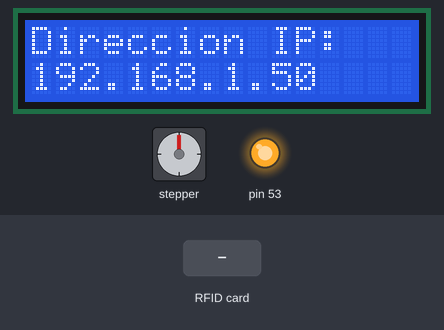
The sketch below on a simulated Arduino Mega 2560, built with avr-gcc and run on an emulated ATmega2560. On the bench: stepper motor, 16×2 character LCD, output pins drawn as LEDs (lit = HIGH). Wiring (inferred from the names in the program): stepper motor (2048 steps per turn assumed): coils pin 38, pin 37, pin 36, pin 35. The inputs (shaded band) are chosen by the test bench. WiFi joins after 1.5 s; servers stay silent unless stated; uploads are accepted with an empty reply; what the sketch prints to the serial monitor is not drawn.

Above: at 4.0 s.
4.1 s: RFID card 5E 7A 19 C4 held to the reader
At 6.2 s:
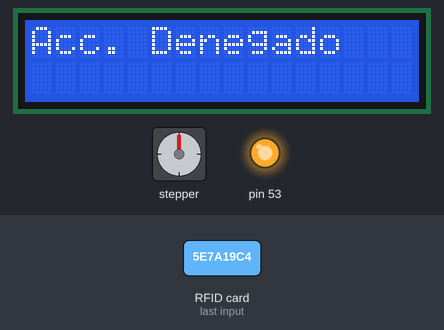
At 7.33 s:
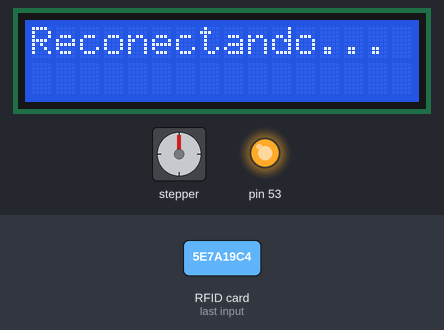
Timing chart, 0 to 8.8 s (numbered marks = the images above; inputs shaded):
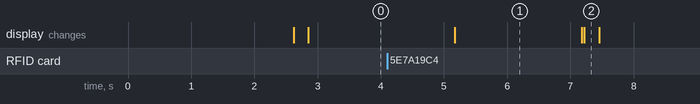

The sketch:

ProgramaPrincipal.ino
```cpp
#include <LiquidCrystal.h>
#include <MFRC522.h>
#include <SPI.h>
#include <Ethernet.h>

#define SS_PIN	48      // Pin 48 para el SS (SDA) del RC522
#define RST_PIN	49      // Pin 49 para el reset del RC522

// Configuración de red
byte mac[] = { 0xDE, 0xAD, 0xBE, 0xEF, 0xFE, 0xED };
IPAddress server(138,197,206,194);  // IP del servidor en Digital Ocean (no DNS) 138.197.206.194
IPAddress ip(192, 168, 0, 25);

// Configuración electrónica
MFRC522 mfrc522(SS_PIN, RST_PIN); //Creamos el objeto para el RC522
const int rs = 26, en = 27, d4 = 22, d5 = 23, d6 = 24, d7 = 25;
LiquidCrystal lcd(rs, en, d4, d5, d6, d7);

// Variables del programa
EthernetClient client;
byte ActualUID[4]; //almacenará el código del Tag leído
char nombre[16];

// Configuración Cerradura Inteligente
char idPuerta[] = "Prueba2";              // Este valor indica la puerta en la que está colocado el dispositivo

// Configuración motor
const int motorPin1 = 38; // 28BYJ48 In1
const int motorPin2 = 37; // 28BYJ48 In2
const int motorPin3 = 36; // 28BYJ48 In3
const int motorPin4 = 35; // 28BYJ48 In4

int motorSpeed = 1200;  //variable para fijar la velocidad
int stepCounter = 0;    // contador para los pasos
int stepsPerRev = 1000; // pasos para una vuelta completa

// Secuencia media fase
const int numSteps = 8;
const int stepsLookup[8] = {B1000, B1100, B0100, B0110, B0010, B0011, B0001, B1001};


void setup()
{
    inicializacion();
    conexionAInternet();
}


void loop()
{
    if (mfrc522.PICC_IsNewCardPresent()) // Revisamos si hay nuevas tarjetas  presentes
    {
        if (mfrc522.PICC_ReadCardSerial()) // Seleccionamos una tarjeta
        {
            client.print("GET /api/usuario/checkaccess/puertapublicidentification/");
            client.print(idPuerta);
            client.print("/llavepublicidentification/");
            for (byte i = 0; i < mfrc522.uid.size; i++)
            {
                if(mfrc522.uid.uidByte[i] < 0x10)
                {
                    Serial.print("0");
                    client.print("0");
                }
                Serial.print(mfrc522.uid.uidByte[i], HEX);
                client.print(mfrc522.uid.uidByte[i], HEX);
            }
            Serial.println();
            client.println();
            delay(1000);
            validarAcceso();
            Serial.println();
            client.stop();
            mfrc522.PICC_HaltA(); // Terminamos la lectura de la tarjeta  actual
            verificarEstadoConexion();
        }
    }
}

void inicializacion()
{
    Serial.begin(9600); // Iniciamos la comunicación  serial
	SPI.begin();        // Iniciamos el Bus SPI
    mfrc522.PCD_Init(); // Iniciamos  el MFRC522
    lcd.begin(16, 2);   // Inicializar el LCD
    pinMode(motorPin1, OUTPUT);
    pinMode(motorPin2, OUTPUT);
    pinMode(motorPin3, OUTPUT);
    pinMode(motorPin4, OUTPUT);
    imprimirMensajeLCDMonitorDosLineas("Bienvenido", "Bienvenido", 2, 0, 3, 1, 0);
}

void conexionAInternet()
{
    if (Ethernet.begin(mac) == 0) // inicia la librería Ethernet y la configuración de red
    {
        imprimirMensajeLCDMonitorDosLineas("Fallo Ethernet", "con DHCP", 0, 0, 0, 1, 0);
        Ethernet.begin(mac, ip);
    }
    delay(1000); // Esperar a que Ethernet se inicie
    imprimirMensajeLCDMonitorUnaLinea("Conectando...", 0, 0, 0);
    conexionAlServidor();
}

void conexionAlServidor()
{
    client.connect(server, 8080);
    verificarEstadoConexion();
}

void verificarEstadoConexion()
{
    while(!client.connected())
    {
        imprimirMensajeLCDMonitorUnaLinea("Conexion fallida", 0, 0, 20);
        imprimirMensajeLCDMonitorUnaLinea("Reconectando...", 0, 0, 20);
        client.connect(server, 8080);
    }
    if(client.connected())
    {
        imprimirMensajeLCDMonitorUnaLinea("Conexion exitosa", 0, 0, 20);
        imprimirMensajeLCDMonitorDosLineas("Direccion IP:", Ethernet.localIP(), 0, 0, 0, 1, 20);
    }
}

void validarAcceso()
{
    int cantCaracteresLeidos,cantCaracteresUsuario;
    cantCaracteresLeidos = cantCaracteresUsuario = 0;
    char ant = 'X';
    bool noTieneAcceso = 1;
    while (client.available())
    {
        char act = client.read();
        if (ant == 'O')
        {
            if (act == 'K')
            {
                noTieneAcceso = 0;
            }
        }
        if(noTieneAcceso == 0 && cantCaracteresLeidos>2)
        {
            if(act != '#')
            {
                nombre[cantCaracteresUsuario]=act;
                cantCaracteresUsuario++;
            }
        }
        ant = act;
        cantCaracteresLeidos++;
        Serial.print(act);
    }
    if (noTieneAcceso)
    {
        imprimirMensajeLCDMonitorUnaLinea("Acc. Denegado", 0, 0, 2000);
    }
    else
    {
        imprimirMensajeBienvenida(cantCaracteresUsuario);
        abrirYCerrarCerradura();
    }
}

void mensajeUsuarioDisplay (const char *usuario, bool acceso)
{
    if (acceso)
    {
        imprimirMensajeLCDMonitorDosLineas("Bienvenido:", usuario, 0, 0, 0, 1, 500);
    }
    else
    {
        imprimirMensajeLCDMonitorDosLineas("Acc. Denegado", "Acc. Denegado", 1, 0, 1, 1, 500);
    }
}

void imprimirMensajeLCDMonitorUnaLinea (const char *mensaje, uint8_t posHorizontal, uint8_t posVertical, unsigned long tEspera)
{
    lcd.clear();
    lcd.setCursor(posHorizontal, posVertical);
    lcd.print(mensaje);
    Serial.println(mensaje);
    delay(tEspera);
}

void imprimirMensajeLCDMonitorDosLineas (const char *mensaje1, const char * mensaje2, uint8_t posHorizontal1, uint8_t posVertical1, uint8_t posHorizontal2, uint8_t posVertical2, unsigned long tEspera)
{
    lcd.clear();
    lcd.setCursor(posHorizontal1, posVertical1);
    lcd.print(mensaje1);
    Serial.println(mensaje1);
    lcd.setCursor(posHorizontal2, posVertical2);
    lcd.print(mensaje2);
    Serial.println(mensaje2);
    delay(tEspera);
}

void imprimirMensajeBienvenida(int tope)
{
    int i=0;
    lcd.clear();
    lcd.setCursor(0,0);
    lcd.print("Bienvenido:");
    Serial.println("Bienvenido:");
    lcd.setCursor(0,1);
    while(i<tope)
    {
        lcd.print(nombre[i]);
        Serial.print(nombre[i]);
        i++;
    }
    Serial.println();
    delay(1000);
}

void imprimirMensajeLCDMonitorDosLineas (const char *mensaje1, IPAddress mensaje2, uint8_t posHorizontal1, uint8_t posVertical1, uint8_t posHorizontal2, uint8_t posVertical2, unsigned long tEspera)
{
    lcd.clear();
    lcd.setCursor(posHorizontal1, posVertical1);
    lcd.print(mensaje1);
    Serial.println(mensaje1);
    lcd.setCursor(posHorizontal2, posVertical2);
    lcd.print(mensaje2);
    Serial.println(mensaje2);
    delay(tEspera);
}

void abrirYCerrarCerradura()
{
    for (int i = 0; i < stepsPerRev * 2; i++)
    {
        clockwise();
        delayMicroseconds(motorSpeed);
    }
    for (int i = 0; i < stepsPerRev * 2; i++)
    {
        anticlockwise();
        delayMicroseconds(motorSpeed);
    }
    delay(1000);
}

void clockwise()
{
    stepCounter++;
    if (stepCounter >= numSteps)
        stepCounter = 0;
    setOutput(stepCounter);
}

void anticlockwise()
{
    stepCounter--;
    if (stepCounter < 0)
        stepCounter = numSteps - 1;
    setOutput(stepCounter);
}

void setOutput(int step)
{
    digitalWrite(motorPin1, bitRead(stepsLookup[step], 0));
    digitalWrite(motorPin2, bitRead(stepsLookup[step], 1));
    digitalWrite(motorPin3, bitRead(stepsLookup[step], 2));
    digitalWrite(motorPin4, bitRead(stepsLookup[step], 3));
}
```

Measured:
- after the input at 4.1 s, the display: changes after 1.1 s (image 1)
- what the display in image 1 shows lasts 2.0 s, from 5.2 s to 7.2 s
